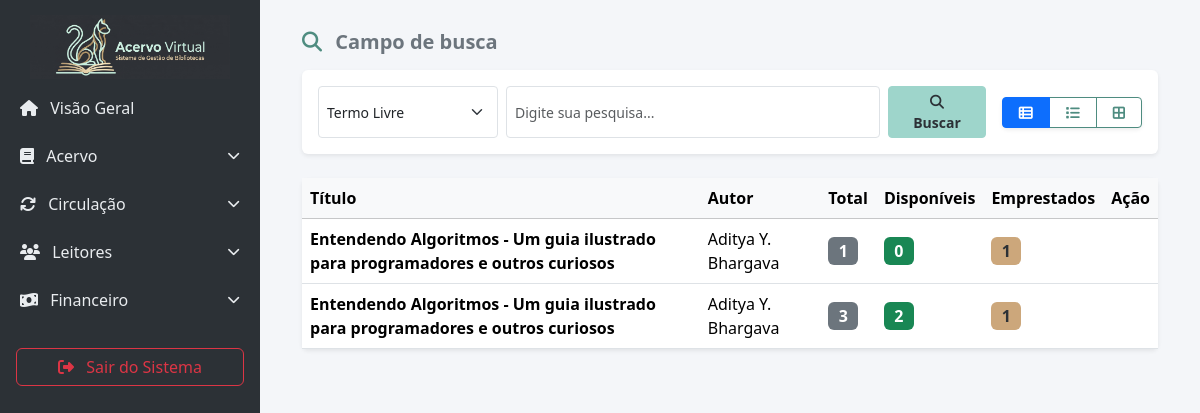
/acervo/buscar/, run on the app's committed database.
### biblioteca_app/models.py (models this page shows, shortened)
class Livro(models.Model):
    titulo = models.CharField(max_length=200)
    autor = models.ForeignKey(Autor, on_delete=models.PROTECT, related_name="livros")
    edicao = models.CharField(max_length=100)
    editora = models.ForeignKey(Editora, on_delete=models.PROTECT, related_name="livros", null=True, blank=True)
    idioma = models.CharField(max_length=50, default="Português")
    data_publicacao = models.DateField(blank=True, null=True)
    numero_paginas = models.IntegerField()
    genero = models.ForeignKey(Genero, on_delete=models.PROTECT, related_name="livros")
    classificacao = models.IntegerField()
    sinopse = models.TextField()
    capa = models.ImageField(upload_to='capas/', blank=True, null=True)
    localizacao = models.CharField(max_length=100, blank=True, null=True, help_text="Ex: Estante A, Prateleira 2")

class Autor(models.Model):
    nome = models.CharField(max_length=200, unique=True)
    def __str__(self):
        return self.nome

### biblioteca_app/views.py (the view, shortened to what this page needs)
# urls.py: path('acervo/buscar/', views.estoque, name='estoque'),
def estoque(request):
    query = request.GET.get('q', '').strip()
    filtro = request.GET.get('filtro', 'livre')
    livros_base = Livro.objects.all()
    livros_cadastrados = livros_base.annotate(
        total_exemplares=Count('exemplares', distinct=True),
        emprestados=Count('exemplares__emprestimo', filter=Q(exemplares__emprestimo__devolucao__isnull=True), distinct=True)
    ).annotate(
        disponiveis=F('total_exemplares') - F('emprestados')
    )
    context = {
        'livros': livros_cadastrados,
        'query': query,
        'filtro': filtro,
    }
    return render(request, 'estoque.html', context)

### biblioteca_app/models.py (called while the page is built)
    def __str__(self):
        return self.nome

### biblioteca_app/templates/estoque.html (shortened to what this page needs)
{% extends 'base.html' %}
{% block content %}
<div class="container-fluid">
    <div class="mb-3">
        <h5 class="fw-bold text-secondary"><i class="fa-solid fa-magnifying-glass me-2 text-primary"></i> Campo de busca</h5>
    </div>
    <div class="card border-0 shadow-sm mb-4">
        <div class="card-body d-flex flex-column flex-md-row justify-content-between align-items-center gap-3">
            <form action="{% url 'estoque' %}" method="GET" class="d-flex w-100 mb-0 gap-2">
                <select name="filtro" class="form-select form-select-sm" style="max-width: 180px;">
                    <option value="livre" {% if filtro == 'livre' or not filtro %}selected{% endif %}>Termo Livre</option>
                </select>
                <input type="text" name="q" value="{{ query|default:'' }}" class="form-control form-control-sm" placeholder="Digite sua pesquisa..." id="buscar">
                <button type="submit" class="btn btn-primary btn-sm px-4"><i class="fa-solid fa-magnifying-glass"></i> Buscar</button>
            </form>
            <div class="btn-group shadow-sm flex-shrink-0" role="group" aria-label="Modo de Visualização">
                <label class="btn btn-outline-primary btn-sm px-3" for="btn-table" title="Tabela"><i class="fa-solid fa-table-list"></i></label>
                <label class="btn btn-outline-primary btn-sm px-3" for="btn-list" title="Lista Detalhada"><i class="fa-solid fa-list"></i></label>
                <label class="btn btn-outline-primary btn-sm px-3" for="btn-grid" title="Grade de Capas"><i class="fa-solid fa-border-all"></i></label>
            </div>
        </div>
    </div>
    <div id="view-table" class="card border-0 shadow-sm view-section">
        <div class="card-body p-0 table-responsive">
            <table class="table table-hover align-middle mb-0">
                <thead class="table-light">
                    <tr>
                        <th>Título</th>
                        <th>Autor</th>
                        <th>Total</th>
                        <th>Disponíveis</th>
                        <th>Emprestados</th>
                        <th>Ação</th>
                    </tr>
                </thead>
                <tbody>
                    {% for livro in livros %}
                    <tr class="book-item" style="cursor: pointer;" onclick="window.location.href='{% url 'livro_detalhes' livro.id %}'" data-livro-id="{{ livro.id }}" data-livro-titulo="{{ livro.titulo }}" data-autor="{{ livro.autor }}"
                        data-genero="{{ livro.genero }}" data-edicao="{{ livro.edicao }}"
                        data-numero-paginas="{{ livro.numero_paginas }}" data-classificacao="{{ livro.classificacao }}"
                        data-sinopse="{{ livro.sinopse }}" data-quantidade="{{ livro.total_exemplares }}"
                        data-idioma="{{ livro.idioma }}" data-editora="{{ livro.editora.nome|default:'' }}"
                        data-data-publicacao="{{ livro.data_publicacao|date:'Y-m-d'|default:'' }}"
                        data-capa="{% if livro.capa %}{{ livro.capa.url }}{% endif %}">
                        <td><strong>{{ livro.titulo }}</strong></td>
                        <td>{{ livro.autor }}</td>
                        <td><span class="badge bg-secondary fs-6">{{ livro.total_exemplares }}</span></td>
                        <td><span class="badge bg-success fs-6">{{ livro.disponiveis }}</span></td>
                        <td><span class="badge bg-warning text-dark fs-6">{{ livro.emprestados }}</span></td>
                        <td onclick="event.stopPropagation();">
                        </td>
                    </tr>
                    {% empty %}
                    <tr>
                        <td colspan="6" class="text-center py-4 text-muted">Nenhum livro encontrado no acervo.</td>
                    </tr>
                    {% endfor %}
                </tbody>
            </table>
        </div>
    </div>
</div>
{% endblock %}

### biblioteca_app/templates/base.html (style rules this page uses)
body { background-color: #f4f6f9; font-family: 'Segoe UI', Tahoma, Geneva, Verdana, sans-serif; }
:root { --theme-dark: #2c3136; --theme-primary: #9ed5cb; --theme-secondary: #cca77b; --theme-light: #f8f9fa; }
.btn-primary { background-color: var(--theme-primary); border-color: var(--theme-primary); color: var(--theme-dark); font-weight: 600; }
.btn-outline-primary { color: #4e8c80; border-color: #4e8c80; }
.text-primary { color: #4e8c80 !important; }
.bg-warning, .badge.bg-warning { background-color: var(--theme-secondary) !important; color: var(--theme-dark) !important; }

### biblioteca_app/templates/estoque.html (style rules this page uses)
.book-item { transition: all 0.2s ease-in-out; }

### data on the page
Livro: titulo "Entendendo Algoritmos - Um guia ilustrado para programadores e outros curiosos", autor "Aditya Y. Bhargava", total_exemplares "1", disponiveis "0", emprestados "1"
Livro: titulo "Entendendo Algoritmos - Um guia ilustrado para programadores e outros curiosos", autor "Aditya Y. Bhargava", total_exemplares "3", disponiveis "2", emprestados "1"
